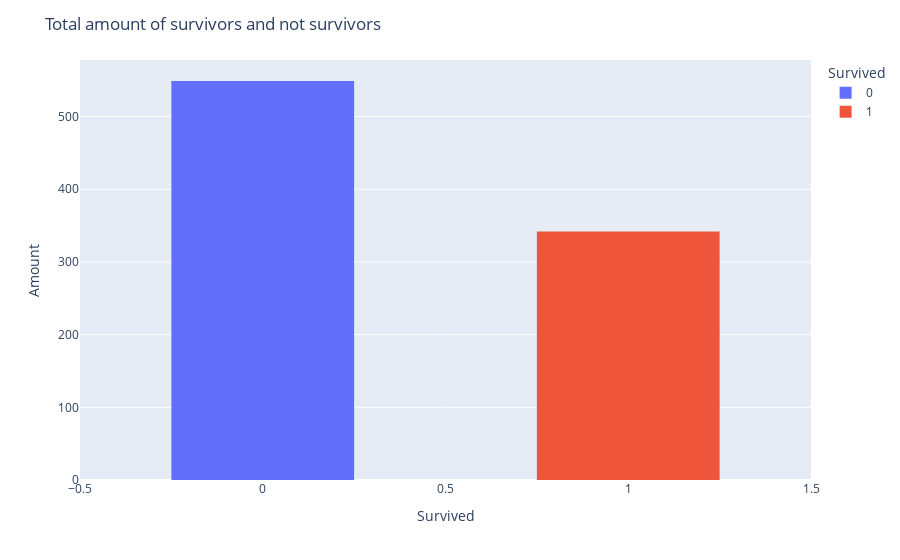

Notebook code for this chart:
### Code cell
survivors = train.groupby('Survived').size().reset_index(name='Amount')
fig = px.histogram(survivors, x='Survived', y='Amount', color='Survived')
fig.update_layout(
    title = {
        'text': f"Total amount of survivors and not survivors"
    },
    bargap=0.5,
    yaxis_title='Amount'
)

fig.show()

### Figure 1 — Plotly figure (JSON) as saved in the notebook; plotly's stock layout.template omitted (floating-point values rounded to 4 significant figures)
{"data": [{"bingroup": "x", "histfunc": "sum", "hovertemplate": "Survived=%{x}<br>sum of Amount=%{y}<extra></extra>", "legendgroup": "0", "marker": {"color": "#636efa", "pattern": {"shape": ""}}, "name": "0", "orientation": "v", "showlegend": true, "type": "histogram", "x": [0], "xaxis": "x", "y": [549], "yaxis": "y"}, {"bingroup": "x", "histfunc": "sum", "hovertemplate": "Survived=%{x}<br>sum of Amount=%{y}<extra></extra>", "legendgroup": "1", "marker": {"color": "#EF553B", "pattern": {"shape": ""}}, "name": "1", "orientation": "v", "showlegend": true, "type": "histogram", "x": [1], "xaxis": "x", "y": [342], "yaxis": "y"}], "layout": {"bargap": 0.5, "barmode": "relative", "legend": {"title": {"text": "Survived"}, "tracegroupgap": 0}, "margin": {"t": 60}, "title": {"text": "Total amount of survivors and not survivors"}, "xaxis": {"anchor": "y", "categoryarray": [0, 1], "categoryorder": "array", "domain": [0, 1], "title": {"text": "Survived"}}, "yaxis": {"anchor": "x", "domain": [0, 1], "title": {"text": "Amount"}}}}
